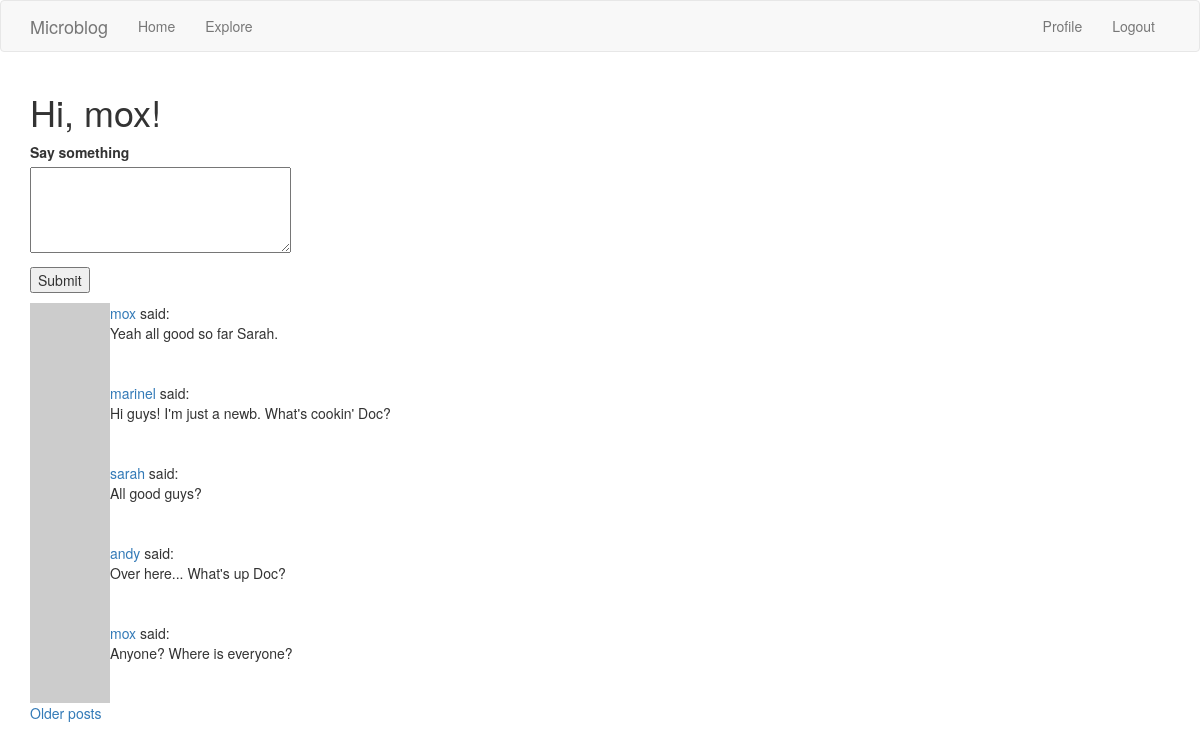
The app's page /index (signed in) with its own data.
### app/models.py (models this page shows, shortened)
class User(UserMixin, db.Model):
    id = db.Column(db.Integer, primary_key=True)
    username = db.Column(db.String(60), index=True, unique=True)
    email = db.Column(db.String(120), index=True, unique=True)
    password_hash = db.Column(db.String(128))
    posts = db.relationship('Post', backref='author', lazy='dynamic')
    about_me = db.Column(db.String(140))
    last_seen = db.Column(db.DateTime, default=datetime.utcnow)
    followed = db.relationship('User', secondary=followers,
                               primaryjoin=(followers.c.follower_id == id),
                               secondaryjoin=(followers.c.followed_id == id),
                               backref=db.backref('followers', lazy='dynamic'),
                               lazy='dynamic')
    def avatar(self, size):
        digest = md5(self.email.lower().encode('utf-8')).hexdigest()
        return f'https://www.gravatar.com/avatar/{digest}?d=monsterid&s={size}'
    def followed_posts(self):
        followed = Post.query.join(followers, (followers.c.followed_id == Post.user_id)).filter(
                    followers.c.follower_id == self.id)
        own = Post.query.filter_by(user_id=self.id)
        return followed.union(own).order_by(Post.timestamp.desc())

class Post(db.Model):
    id = db.Column(db.Integer, primary_key=True)
    body = db.Column(db.String(140))
    timestamp = db.Column(db.DateTime, index=True, default=datetime.utcnow)
    user_id = db.Column(db.Integer, db.ForeignKey('user.id'))

### app/routes.py (the view)
@app.route('/', methods=['GET', 'POST'])
@app.route('/index', methods=['GET', 'POST'])
@login_required
def index():
    form = PostForm()
    if form.validate_on_submit():
        post = Post(body=form.post.data, author=current_user)
        db.session.add(post)
        db.session.commit()
        flash('Your message is now live.')
        return redirect(url_for('index'))
    page = request.args.get('page', 1, type=int)
    posts = current_user.followed_posts().paginate(page, app.config['POSTS_PER_PAGE'],
                                                   False)
    next_url = url_for('index', page=posts.next_num) if posts.has_next else None
    prev_url = url_for('index', page=posts.prev_num) if posts.has_prev else None
    return render_template('index.html', title='Home', form=form, posts=posts.items,
                           next_url=next_url, prev_url=prev_url)

### app/forms.py
class PostForm(FlaskForm):
    post = TextAreaField('Say something', validators=[DataRequired(), Length(min=1, max=140)])
    submit = SubmitField('Submit')

### app/models.py (called while the page is built)
@login.user_loader
def load_user(id):
    return User.query.get(int(id))

### app/routes.py (called while the page is built)
@app.before_request
def before_request():
    if current_user.is_authenticated:
        current_user.last_seen = datetime.utcnow()
        db.session.commit()

### app/templates/index.html (shortened to what this page needs)
{% extends 'base.html' %}
{% block app_content %}
    <h1>Hi, {{current_user.username}}!</h1>
    {% if form %}
    <form action="" method="POST">
        <p>
            {{ form.post.label }}<br>
            {{ form.post(cols=32, rows=4) }}<br>
        </p>
        <p>{{  form.submit() }}</p>
    </form>
    {% endif %}
    {% for post in posts %}
        {% include '_post.html' %}
    {% endfor %}
    {% if next_url %}
    <a href="{{ next_url }}">Older posts</a>
    {% endif %}
{% endblock %}

### app/templates/_post.html
<table>
        <tr valign="top">
            <td><img src="{{ post.author.avatar(36) }}"></td>
            <td>
                <a href="{{ url_for('user', username=post.author.username) }}">
                    {{ post.author.username }}
                </a>
                said:<br> {{ post.body }}
            </td>
        </tr>
</table>

### records on screen
User: username "mox"
Post: author.username "mox", body "Yeah all good so far Sarah."
Post: author.username "marinel", body "Hi guys! I'm just a newb. What's cookin' Doc?"
Post: author.username "sarah", body "All good guys?"
Post: author.username "andy", body "Over here... What's up Doc?"
Post: author.username "mox", body "Anyone? Where is everyone?"
